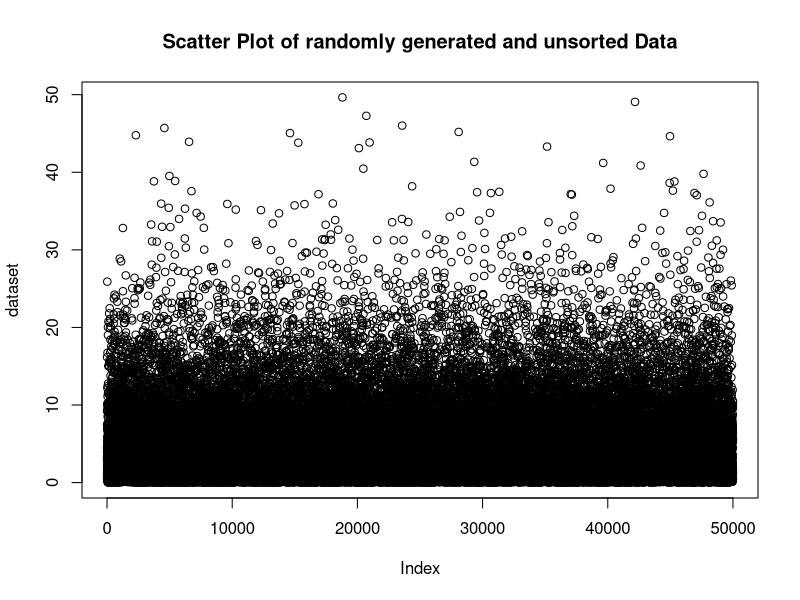
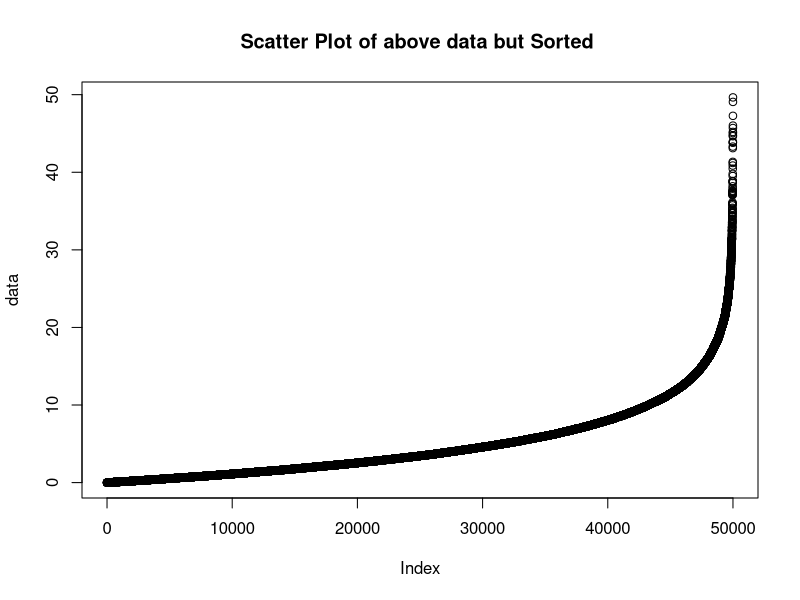
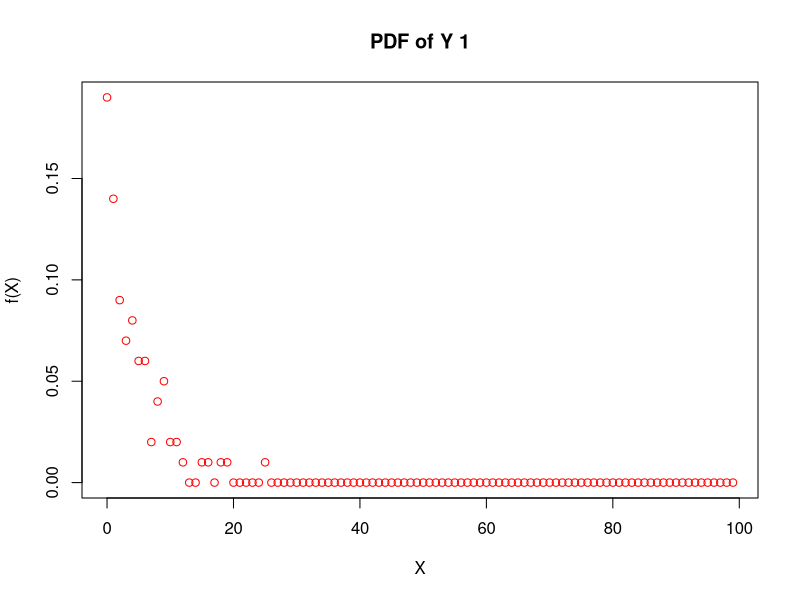
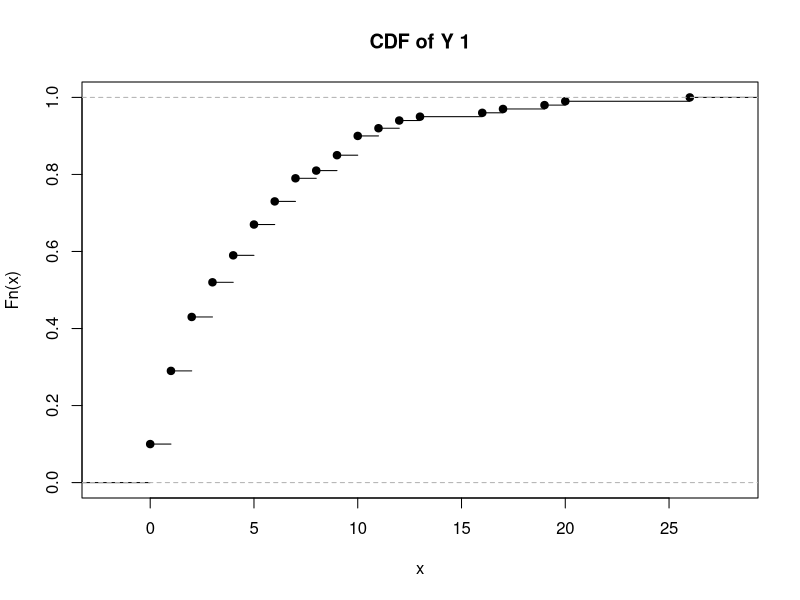
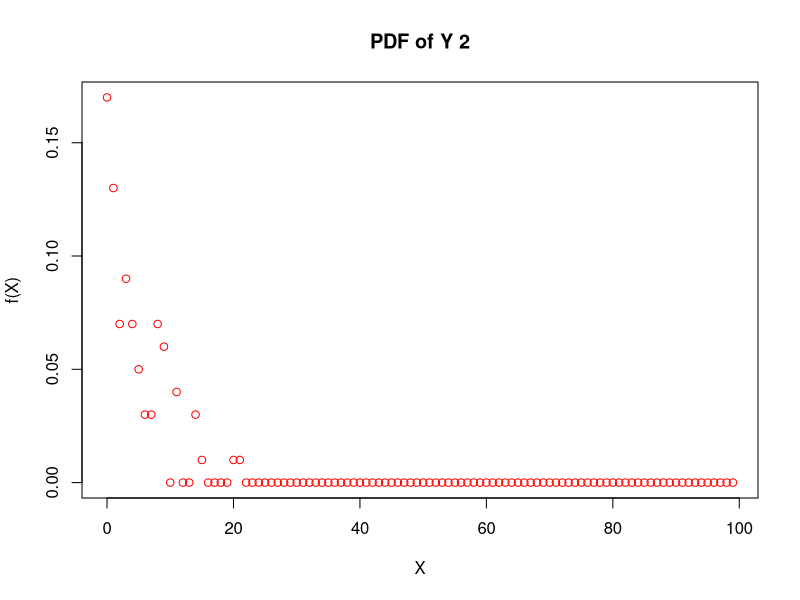
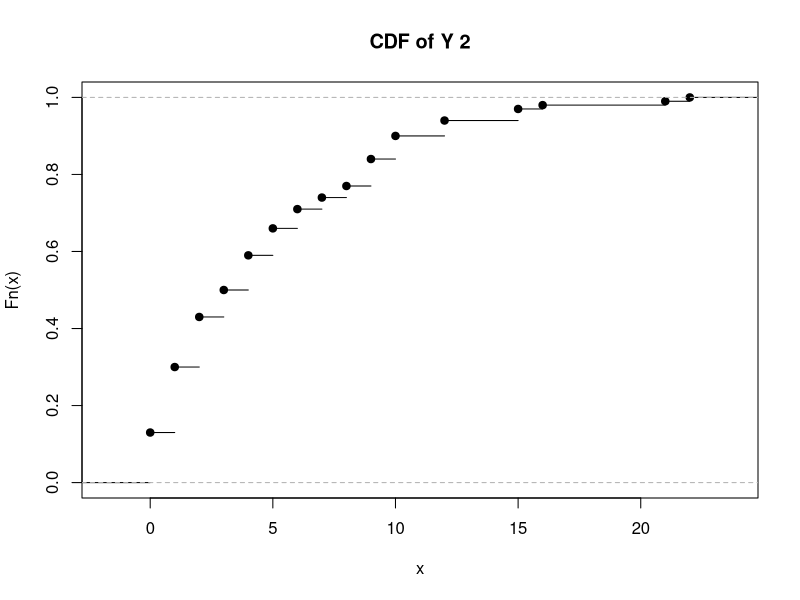
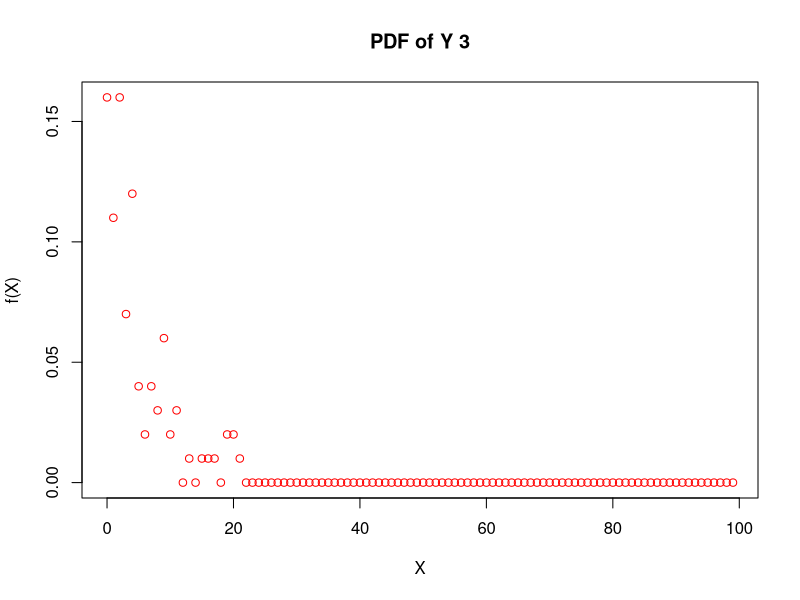
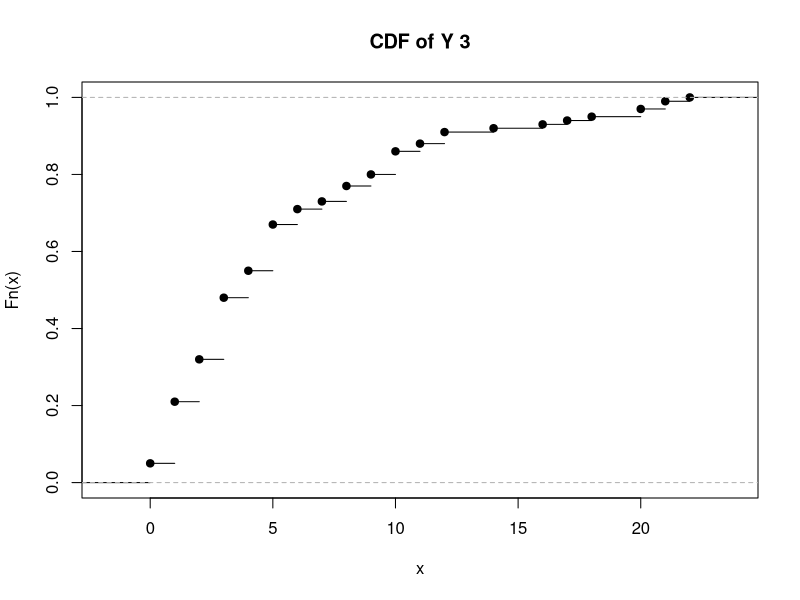

Here is the R script that generated these plots, in order:
#######   STEP 1 importing the dataset  #########
data = rexp(n=50000,rate=0.2)
dataset=(data)
data=sort(data)

plot(dataset,main="Scatter Plot of randomly generated and unsorted Data")
plot(data,main="Scatter Plot of above data but Sorted ")

#######    STEP 2     ##################
matrixdata=matrix(dataset,nrow=100,ncol=500)


######      STEP 3    ##################

#### pdf cdf ###
for(i in 1:5)
  {
    y1=matrixdata[1:100,i]
    pdata <- rep(0, 100);
    y1=round(y1)
    for(j in 1:100){
      val=y1[j]
      
      pdata[val] = pdata[val] + 1/ 100; 
      
    }
    
    xcols <- c(0:99)
    
    #str(pdata)
    #str(xcols)
    
    plot(xcols, pdata, "p",main=paste("PDF of Y",i),col="red", xlab="X", ylab="f(X)")
    
    y2=ecdf(y1)
    plot(y2,main=paste("CDF of Y",i))
    
  }

##### calculating mean of y's
ymeans<-array(1:500)
ysd<-array(1:500)
for(i in 1:500)
{
  ymeans[i]=(mean(matrixdata[1:100,i]))
  ysd[i]=(sd(matrixdata[1:100,i]))
}

#### printing mean and SD of first five Y's 
for(i in 1:5)
{
  print(paste("mean of Y[",i,"] =",ymeans[i],"& SD of Y[",i,"] =",ysd[i]))

}
##### STEP 4 #######
Z<-array(1:500)

for (i in 1:500)
{
  Z[i]=mean(matrixdata[1:100,i])
  
}

tab <- table(round(Z,1))
#str(tab)
plot(tab, "h",main="Frequency Distribution of Z", xlab="Value", ylab="Frequency")
newtab=tab
num_entry=nrow(tab)
for (i in 2:num_entry)
{
  newtab[i]=newtab[i]+newtab[i-1]
}
#str(newtab)
plot(newtab, "h",main="Commulative Frequency Distribution of Z",xlab="Value", ylab="Comulative_Frequency")

pdata <- rep(0, 100);

for(i in 1:500){
  val=round(Z[i], 1);
  if(val <= 100){
    pdata[10*val] = pdata[10*val] + 1/ 500; 
  }
}

xcols <- c(0:99)

#str(pdata)
#str(xcols)

plot(xcols, pdata, "p",main="PDF of Z",col="red", xlab="X", ylab="f(X)")
val1=ecdf(round(Z,1))
plot(val1,main="CDF of Z")

#cdata <- rep(0, 100)
#xcols1 <-c(0:99)
#cdata[1] <- pdata[1]

#for(i in 2:100){
#  cdata[i] = cdata[i-1] + pdata[i]
#}

#plot(xcols1, cdata, "s", col="red", xlab="X", ylab="F(X)")


######### STEP 5 & 6 ########
print(paste("Mean of new data Z = ",mean(Z),"& Mean of original data =", mean(dataset)))
print(paste("SD of new data Z =",sd(Z),"& SD of original data =",sd(dataset)))

